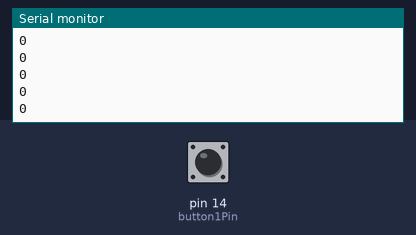
Simulated run of this sketch. Board: Arduino Leonardo, built for the host (arithmetic inside an expression is 32-bit, double 64-bit). Shown: the last lines printed to the serial monitor. The inputs (shaded band) are chosen by the test bench; at power-on: pin 14 (button1Pin) LOW.

Above: at 1.2 s.
1.3 s: pin 14 (button1Pin) pulled HIGH for 0.15 s
At 1.32 s:
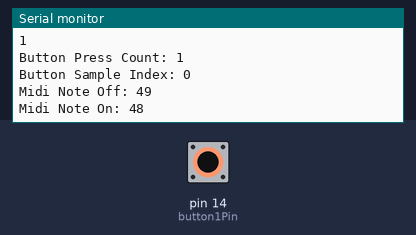
2.9 s: pin 14 (button1Pin) pulled HIGH for 1 s
At 2.92 s:
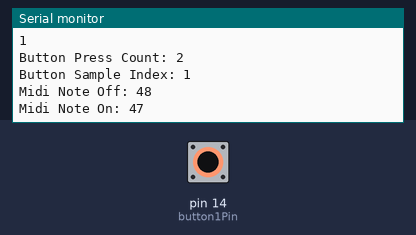
5.4 s: pin 14 (button1Pin) pulled HIGH for 0.15 s
At 5.42 s:
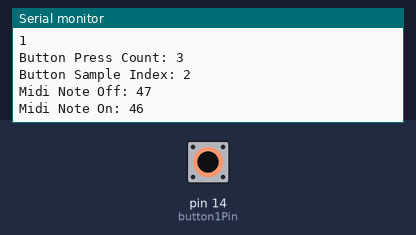

The sketch:

fabric-button.ino
```cpp
#include "MIDIUSB.h"

const int button1Pin = 14;
const int numRecordings = 8;

bool isButtonOn = false;
unsigned long buttonPressCount = 0;

void setup() {
  Serial.begin(115200);
  pinMode(button1Pin, INPUT_PULLDOWN);
}

void loop() {
  int buttonState = digitalRead(button1Pin);
  Serial.println(buttonState);

  int buttonSampleIndex = buttonPressCount % numRecordings;
  int midiNote = 48 - buttonSampleIndex;

  if (buttonState == HIGH && !isButtonOn) {
    isButtonOn = true;
    buttonPressCount++;

    Serial.print("Button Press Count: ");
    Serial.println(buttonPressCount);
    Serial.print("Button Sample Index: ");
    Serial.println(buttonSampleIndex);

    // Turn off the prior MIDI note so that the sounds don't overlap.
    noteOff(4, midiNote + 1, 64);

    // Play the new MIDI note!
    noteOn(4, midiNote, 64);
  } else if (buttonState == LOW) {
    isButtonOn = false;
  }

  delay(50);
}

// First parameter is the event type (0x09 = note on, 0x08 = note off).
// Second parameter is note-on/note-off, combined with the channel.
// Channel can be anything between 0-15. Typically reported to the user as 1-16.
// Third parameter is the note number (48 = middle C).
// Fourth parameter is the velocity (64 = normal, 127 = fastest).

void noteOn(byte channel, byte pitch, byte velocity) {
  Serial.print("Midi Note On: ");
  Serial.println(pitch);

  midiEventPacket_t noteOn = {0x09, 0x90 | channel, pitch, velocity};
  MidiUSB.sendMIDI(noteOn);
}

void noteOff(byte channel, byte pitch, byte velocity) {
  Serial.print("Midi Note Off: ");
  Serial.println(pitch);

  midiEventPacket_t noteOff = {0x08, 0x80 | channel, pitch, velocity};
  MidiUSB.sendMIDI(noteOff);
}
```

Measured:
- after the input at 1.3 s, the serial monitor: prints a new line at once (image 1)
- after the input at 2.9 s, the serial monitor: prints a new line at once (image 2)
- after the input at 5.4 s, the serial monitor: prints a new line at once (image 3)
